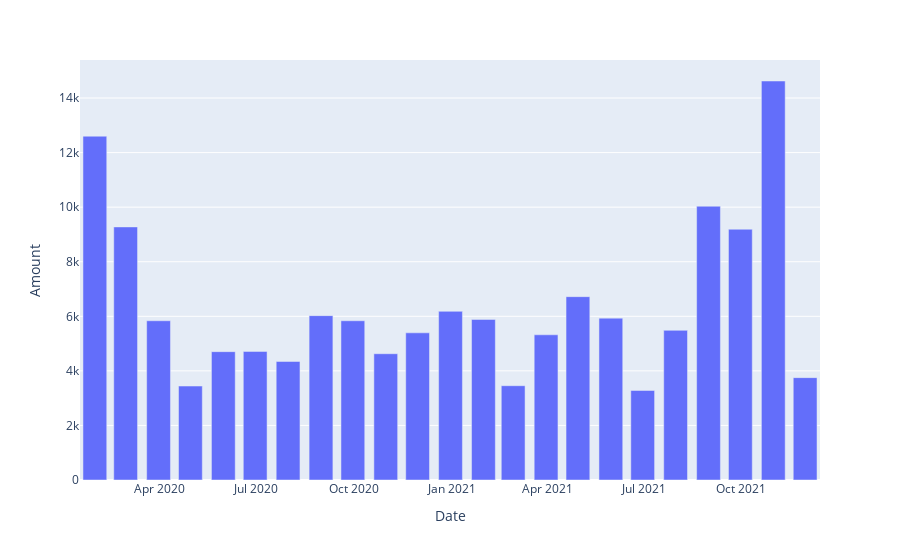

This figure's notebook cell:
### Code cell
dff = df.loc[df.Category.isin(expenses)].resample(rule='M', on='Date').sum()
px.bar(dff, x=dff.index, y='Amount')

### Figure 1 — Plotly figure (JSON) as saved in the notebook; plotly's stock layout.template omitted (floating-point values rounded to 4 significant figures)
{"data": [{"alignmentgroup": "True", "hovertemplate": "Date=%{x}<br>Amount=%{y}<extra></extra>", "legendgroup": "", "marker": {"color": "#636efa", "pattern": {"shape": ""}}, "name": "", "offsetgroup": "", "orientation": "v", "showlegend": false, "textposition": "auto", "type": "bar", "x": ["2020-01-31T00:00:00", "2020-02-29T00:00:00", "2020-03-31T00:00:00", "2020-04-30T00:00:00", "2020-05-31T00:00:00", "2020-06-30T00:00:00", "2020-07-31T00:00:00", "2020-08-31T00:00:00", "2020-09-30T00:00:00", "2020-10-31T00:00:00", "2020-11-30T00:00:00", "2020-12-31T00:00:00", "2021-01-31T00:00:00", "2021-02-28T00:00:00", "2021-03-31T00:00:00", "2021-04-30T00:00:00", "2021-05-31T00:00:00", "2021-06-30T00:00:00", "2021-07-31T00:00:00", "2021-08-31T00:00:00", "2021-09-30T00:00:00", "2021-10-31T00:00:00", "2021-11-30T00:00:00"], "xaxis": "x", "y": [12600.0, 9276.0, 5837.0, 3443.0, 4704.0, 4713.0, 4344.0, 6024.0, 5837.0, 4628.0, 5394.0, 6182.0, 5886.0, 3456.0, 5322.0, 6720.0, 5933.0, 3282.0, 5486.0, 10040.0, 9191.0, 14620.0, 3752.0], "yaxis": "y"}], "layout": {"autosize": true, "barmode": "relative", "legend": {"tracegroupgap": 0}, "margin": {"t": 60}, "xaxis": {"anchor": "y", "autorange": true, "domain": [0, 1], "range": ["2020-01-17", "2021-12-14"], "title": {"text": "Date"}, "type": "date"}, "yaxis": {"anchor": "x", "autorange": true, "domain": [0, 1], "range": [0, 15390.0], "title": {"text": "Amount"}, "type": "linear"}}}
